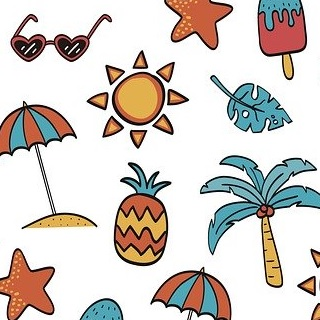
#> input picture 99_Images/summer.jpg, 320 x 320 px
$ python image.py -i ../99_Images/summer.jpg
#> lines starting #> are read from the running program, lines starting #| are printed output that depends on the picture; after the words box and inside, x2 and y2 are one past the last pixel; in counts of white or black regions, pixels touching at a corner belong together
""" Operações Básicas com Imagens em Python

Imagens são representadas pelo OpenCV na forma de vetores Numpy com 3 dimensões. Cada imagem é composta por linhas e
colunas de pixels e cada pixel é representado por um vetor que define sua cor.

Este tutorial tem como objetivo apresentar métodos bastante comuns de manipulação de imagens. Cada uma destas
ferramentas possuem utilidade no ramo de visão computacional. Porém, tais aplicações não serão abordadas neste primeiro
momento. As operações apresentadas neste arquivo estão principalmente relacionadas ao uso da biblioteca Numpy, ao invés
do OpenCV. Um bom conhecimento de Numpy é necessário para escrever códigos mais otimizados com OpenCV.

Neste primeiro tutorial veremos como:
    - Visualizar propriedades de imagens;
    - Acessar e manipular pixels;
    - Definir regiões de imagem (ROI - Region of Image);
    - Criar bordas em imagens.
    - Manipular escalas de cores;
    - Dividir e combinar canais de cores;

Para executar este código, execute o seguinte comando:
$ python image.py -i ../99_Images/summer.jpg

Referências:

Adrian Rosebrock. OpenCV Tutorial: a guide to learn OpenCV. PyImageSearch. Disponível em:
https://www.pyimagesearch.com/2018/07/19/opencv-tutorial-a-guide-to-learn-opencv/. Acesso em: 08 set. 2020.

Alexander Mordvintsev; Abid K. Basic Operations on Images. OpenCV-Python Tutorials. Disponível em:
https://opencv-python-tutroals.readthedocs.io/en/latest/py_tutorials/py_core/py_basic_ops/py_basic_ops.html. Acesso em:
08 set. 2020.

argparse: parser for command-line options, arguments and sub-commands. Python Software Foundation. Disponível em:
https://docs.python.org/3/library/argparse.html. Acesso em: 08 set. 2020.

Mohammed Innat. Basic Image Processing In Python: part 1. Codementor Community. Disponível em:
https://www.codementor.io/@innat_2k14/image-data-analysis-using-numpy-opencv-part-1-kfadbafx6. Acesso em: 11 set. 2020.

"""

# Em main, definimos a função principal do arquivo, onde as operações com imagens são executadas.


def main(image_path, verbose=False):
    """ Operações Básicas com Imagens

    Args:
        image_path (str): Endereço da imagem a ser manipulada.
        verbose (bool, optional): Modo verbose. Desativado por padrão.
    """
#> called with image_path = '../99_Images/summer.jpg', verbose = False

    # Primeiro, devemos incluir as bibliotecas necessárias.
    import matplotlib.pyplot as plt
    import numpy as np
    import cv2

    # Utilizando o parâmetro image_path, a imagem selecionada é carregada através do comando imread do módulo cv2.
    image = cv2.imread(image_path)
#> image is the input picture: shape (320, 320, 3); mean B, G, R 199.7, 205.2, 212.1

    # Ao imprimir o objeto image, vemos que este se trata de uma matrix de arrays.
    print("Image =\n", image)
#> (printed output is left out)

    # Podemos agora imprimir algumas propriedades deste objeto
    # shape apresenta as dimensões da imagem carregada, onde:
    # height representa o número de linhas ou a altura da imagem
    # width representa o número de colunas ou a largura da imagem
    # dept representa o número de canais de cores da imagem (e.g Grayscale, RGB, etc.).
    (height, width, depth) = image.shape
#> height = 320; width = 320; depth = 3
    print("\nImage Shape = (height = ", height, ", width = ", width, ", depth = ", depth, ")", sep="")
#| Image Shape = (height = 320, width = 320, depth = 3)

    # O tipo de dados padrão de imagens do OpenCV é uint8, visto que pixels são representados por valores entre 0 e
    # 255. Um grande número de erros no OpenCV é causado pela definição incorreta do tipo de dados de imagens.
    print("\nImage Dtype =", image.dtype)
#| Image Dtype = uint8

    # A função imshow do módulo cv2 cria uma nova janela e imprime em tela o conteúdo da imagem.
    cv2.imshow("Image", image)

    # A função waitkey do módulo cv2 executa uma pausa na execução do código e aguarda que uma tecla seja pressionada em
    # uma janela do OpenCV. Note que o OpenCV não possui interface com o console, apenas com as janelas criadas pelo
    # próprio módulo. Seu parâmetro de entrada define o tempo que será aguardado para a captura de teclas, em
    # milisegundos. Caso o valor de entrada seja zero, esta pausa será por tempo indeterminado, até que uma tecla seja
    # pressionada. Esta função retorna o valor ASCII da tecla pressionada ou -1 se nenhuma teca for pressionada. O uso
    # da função waitKey é especialmente importante para a impressão de imagens através do módulo cv2. O módulo cv2 não
    # pausa a execução de um código quando imagens são impressas em tela. Quando a execução de um código chega ao final,
    # todas as imagens impressas em tela são encerradas automaticamente. Sem o uso de pausas, um usuário pode ter
    # dificuldades em visualizar o conteúdo de imagens.
    cv2.waitKey(0)

    # O valor de um pixel específico ou um intervalo de pixels podem ser selecionados através de índices de vetor:
    print("\nPixel =", image[0, 0])
#| Pixel = [255 255 255]
    print("\nPixel Interval =\n", image[300:302, 50:52])
#| Pixel Interval =
#|  [[[  0   2  40]
#|   [126 133 153]]
#|  [[  0  10  58]
#|   [  0   3  32]]]

    # Como parte dos atributos de ndarray, uma cópia do conteúdo de uma imagem pode ser obtida através do método copy.
    # Utilizaremos esta cópia para alterar o conteúdo da imagem original.
    copy = image.copy()

    # O mesmo método utilizado para o acesso de pixels pode ser utilizado também para redefinir os pixels de uma imagem.
    copy[0, 0] = (0, 0, 255)
#> copy: shape (320, 320, 3); under 0.01% of pixels changed, all inside (x1, y1, x2, y2) = (0, 0, 1, 1)
    copy[300:350, 50:100] = (255, 0, 0)
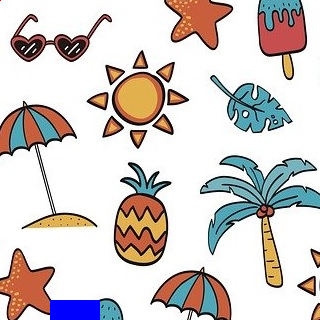
#> copy: shape (320, 320, 3); mean B, G, R 200.1, 203.1, 210.2

    # Para imprimir a imagem original e sua cópia lado-a-lado, o método hstack pode ser utilizado para empilhar imagens
    # horizontalmente.
    stacked = np.hstack((image, copy))
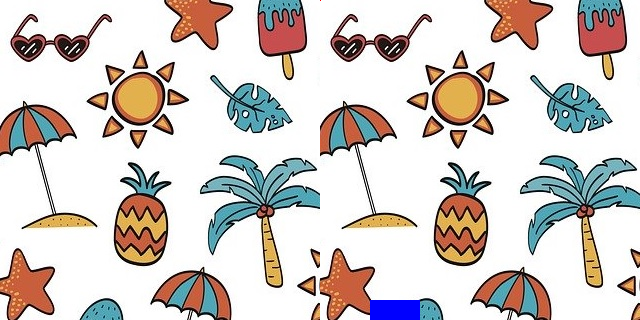
#> stacked: shape (320, 640, 3); mean B, G, R 199.9, 204.2, 211.2
    cv2.imshow("Image", stacked)
    cv2.waitKey(0)

    # Outra operação comum no processamento de imagem é a definições de regiões de imagem (ROI). Através deste método
    # somos capazes de separar regiões de interesse em uma imagem maior, podendo tratá-las separadamente. Para executar
    # esta operação, iremos recorrer novamente ao método de acesso às regiões de pixel desejadas.
    roi = image[60:160, 185:290]
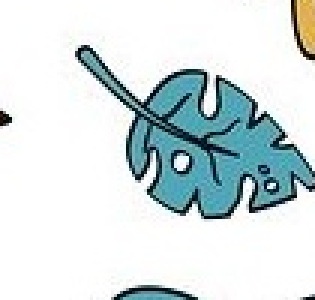
#> roi: shape (100, 105, 3) (shown 3 times larger); mean B, G, R 224.8, 223.4, 211.9

    # Ao atribuir esta região de imagem a uma nova variável somos capazes de criar uma nova imagem.
    cv2.imshow("Image", roi)
    cv2.waitKey(0)

    # Quando desejado, podemos ainda inserir molduras em uma imagem com a função copyMakeBorder do módulo cv2. Esta
    # recebe como argumento a largura de cada seção moldura (top, botton, left, right) e o tipo de moldura.
    constant = cv2.copyMakeBorder(roi, 10, 10, 10, 10, cv2.BORDER_CONSTANT, value=[0, 0, 255])
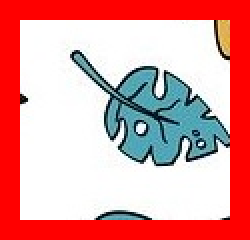
#> constant: shape (120, 125, 3) (shown 2 times larger); mean B, G, R 157.4, 156.4, 224.8
    reflect = cv2.copyMakeBorder(roi, 10, 10, 10, 10, cv2.BORDER_REFLECT)
    replicate = cv2.copyMakeBorder(roi, 10, 10, 10, 10, cv2.BORDER_REPLICATE)
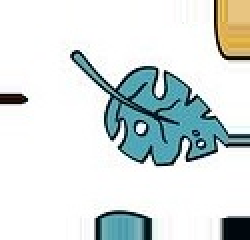
#> replicate: shape (120, 125, 3) (shown 2 times larger); mean B, G, R 223.2, 223.8, 215.5
    wrap = cv2.copyMakeBorder(roi, 10, 10, 10, 10, cv2.BORDER_WRAP)
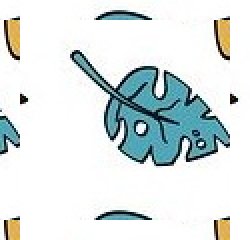
#> wrap: shape (120, 125, 3) (shown 2 times larger); mean B, G, R 227.5, 227.7, 219.6
    padding = np.hstack((constant, reflect, replicate, wrap))
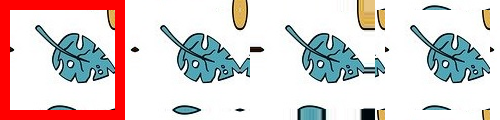
#> padding: shape (120, 500, 3); mean B, G, R 208.9, 208.9, 219.9
    cv2.imshow("Image", padding)
    cv2.waitKey(0)

    # Quando necessário, o método destroyAllWindows do módulo cv2 pode ser chamado para encerrar todas as janelas
    # abertas pelo OpenCV.
    cv2.destroyAllWindows()

    # Como alternativa ao imshow do OpenCV, outras bibliotecas de impressão podem ser utilizadas, como o Matplotlib.
    # Diferente do módulo cv2, o Matplotlib pausa automaticamente a execução de um código enquanto sua janela estiver
    # aberta. Para seguir com a execução de um código, seu usuário precisa fechar a janela da imagem.
    plt.figure()
    plt.axis('off')
    plt.imshow(image)
    plt.show()

    # Note que há uma grande diferença entre o padrão de cores da imagem gerada pelo OpenCV e pelo Matplotlib. As
    # bibliotecas do OpenCV estão em desenvolvimento desde o ano 2000. Nesta época o padrão de cores mais utilizado
    # era o BGR, não o RGB que conhecemos hoje. Para manter a compatibilidade da biblioteca com sistemas mais antigos,
    # o OpenCV mantém até hoje o BGR como escala de cores padrão. Por esta razão, devemos tomar cuidado ao manipular
    # cores de imagens e sempre ter em mente qual padrão de cores está em uso numa aplicação. Felizmente, o OpenCV nos
    # oferece ferramentas que nos permitem converter o padrão de cores em imagens com facilidade. Podemos, por exemplo,
    # converter o padrão de cores do objeto stacked para RGB e possibilitar sua correta impressão via Matplotlib.
    rgb = cv2.cvtColor(image, cv2.COLOR_BGR2RGB)

    # Após sua conversão, as funções de impressão do Matplotlib são chamadas novamente.
    plt.figure()
    plt.axis('off')
    plt.imshow(rgb)
    plt.show()

    # Para exercitar os métodos que vimos até o momento, podemos criar uma única imagem com diferentes padrões de cores
    # ao utilizar o método de conversão de cores em partes separadas de uma mesma imagem.
    color = image.copy()
#> (the run stopped early here; a loop or call above may not have finished)
